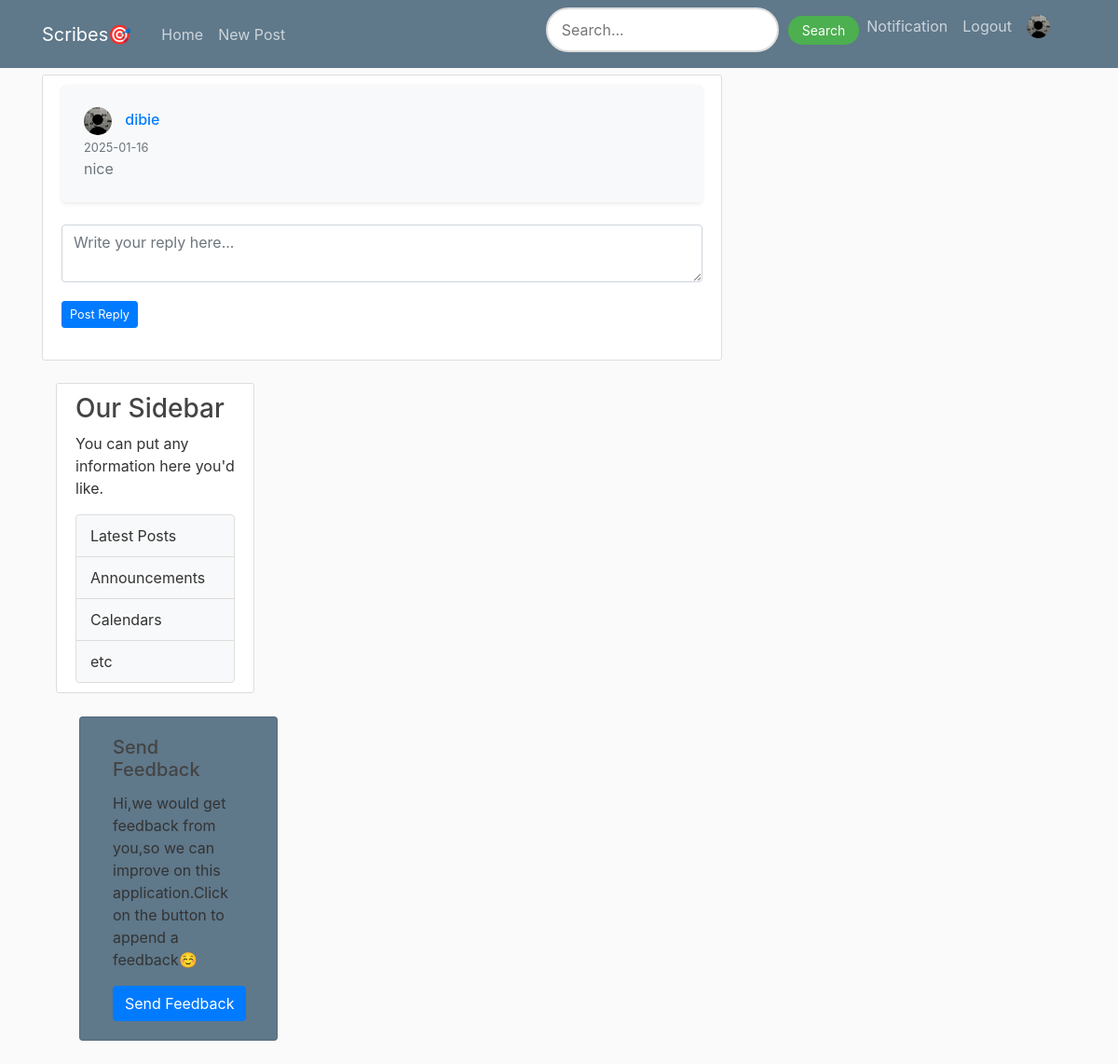
/comment/reply/1 (signed in), run on the app's committed database.
### flaskblog/models.py (models this page shows, shortened)
class User(db.Model, UserMixin):
    id = db.Column(db.Integer, primary_key=True)
    username = db.Column(db.String(20), nullable=False, unique=True)
    email = db.Column(db.String(120), nullable=False, unique=True)
    image_file = db.Column(db.String(20), nullable=False, default='default.jpg')
    password = db.Column(db.String(60), nullable=False)
    posts = db.relationship('Post', backref='author', lazy=True)
    is_admin = db.Column(db.Boolean, nullable=False,default=False)
    Biography= db.Column(db.Text, nullable=False,default='Add A Brief Description About Yourself')

class Comment(db.Model):
    id = db.Column(db.Integer, primary_key=True)
    content = db.Column(db.String(500), nullable=False)
    user_id = db.Column(db.Integer, db.ForeignKey('user.id'), nullable=False)
    post_id = db.Column(db.Integer, db.ForeignKey('post.id'), nullable=False)
    created_at = db.Column(db.DateTime, default=datetime.utcnow)
    user = db.relationship('User', backref=db.backref('comments', lazy=True))
    post = db.relationship('Post', backref=db.backref('comments', lazy='dynamic'))

### flaskblog/routes.py (the view, shortened to what this page needs)
@app.route("/comment/reply/<int:comment_id>", methods=["POST", "GET"])
@login_required
def reply_comment(comment_id):
    comment = Comment.query.get_or_404(comment_id)
    if comment.user_id == current_user.id:
        pass
    reply=comment.replies
    edit_reply_id = request.args.get("edit_reply_id", type=int)
    edit_reply = Reply.query.get(edit_reply_id) if edit_reply_id else None
    image_file = url_for('static', filename='profile_pics/' + current_user.image_file)
    return render_template('reply.html', comment=comment, image_file=image_file,edit_reply=edit_reply)

### flaskblog/models.py (called while the page is built)
@login_manager.user_loader
def load_user(user_id):
    return User.query.get(int(user_id))

### flaskblog/templates/reply.html (shortened to what this page needs)
{% extends "layout.html" %}
{% block content %}
<div class="content-section">
    <div class="post-content-section p-4 bg-light rounded shadow-sm">
        <div class="d-flex justify-content-between align-items-center">
            <h6 class="mb-0 text-primary">
                <img class="rounded-circle article-img2" src="{{url_for('static', filename='profile_pics/'+ comment.user.image_file)}}">
                {% if comment.user.is_admin and comment.user.email=='dibieemmanuel403@gmail.com' %}
                <a href="{{url_for('look', username=comment.user.username)}}">⭐{{ comment.user.username }}</a><sup style = "color: #428bca"> ||Founder🎟️||</sup>
                {% elif comment.user.is_admin and comment.user.email!='dibieemmanuel403@gmail.com' %}
                <a href="{{url_for('look', username=comment.user.username)}}">{{ comment.user.username }}</a><sup style = "color: #428bca"> ||Admin⭐||</sup>
                {% else %}
                <a href="{{url_for('look', username=comment.user.username)}}">{{ comment.user.username }}</a>
                {% endif %}
            </h6>
        </div>
        <small class="text-muted">{{ comment.created_at.strftime('%Y-%m-%d') }}</small>
        <p class="mb-0 text-secondary">{{ comment.content }}</p>
    </div>
    <div class="reply-section mt-4">
       <form
            action="{% if edit_reply %}{{ url_for('edit_reply', reply_id=edit_reply.id) }}{% else %}{{ url_for('reply_comment', comment_id=comment.id) }}{% endif %}"
            method="POST"
            class="mb-3"
        >
        <div class="form-group">
            <textarea
                name="content"
                rows="2"
                class="form-control"
                placeholder="Write your reply here..."
                required
            >{% if edit_reply %}{{ edit_reply.content }}{% endif %}</textarea>
        </div>
        <button type="submit" class="btn btn-primary btn-sm mt-1">
            {% if edit_reply %}Update Reply{% else %}Post Reply{% endif %}
        </button>
    </form>
</div>
{% endblock %}

### flaskblog/static/main.css (style rules this page uses)
body { background: #fafafa; color: #333333; margin-top: 5rem; }
h1, h2, h3, h4, h5, h6 { color: #444444; }
.content-section { background: #ffffff; padding: 10px 20px; border: 1px solid #dddddd; border-radius: 3px; margin-bottom: 20px; }
.article-img2 { height: 30px; width: 30px; margin-right: 10px; }
.btn-sm { font-size: 0.8rem; }

### data on the page
User: image_file (placeholder picture), user.username "dibie"
Comment: created_at "2025-01-16", content "nice"
